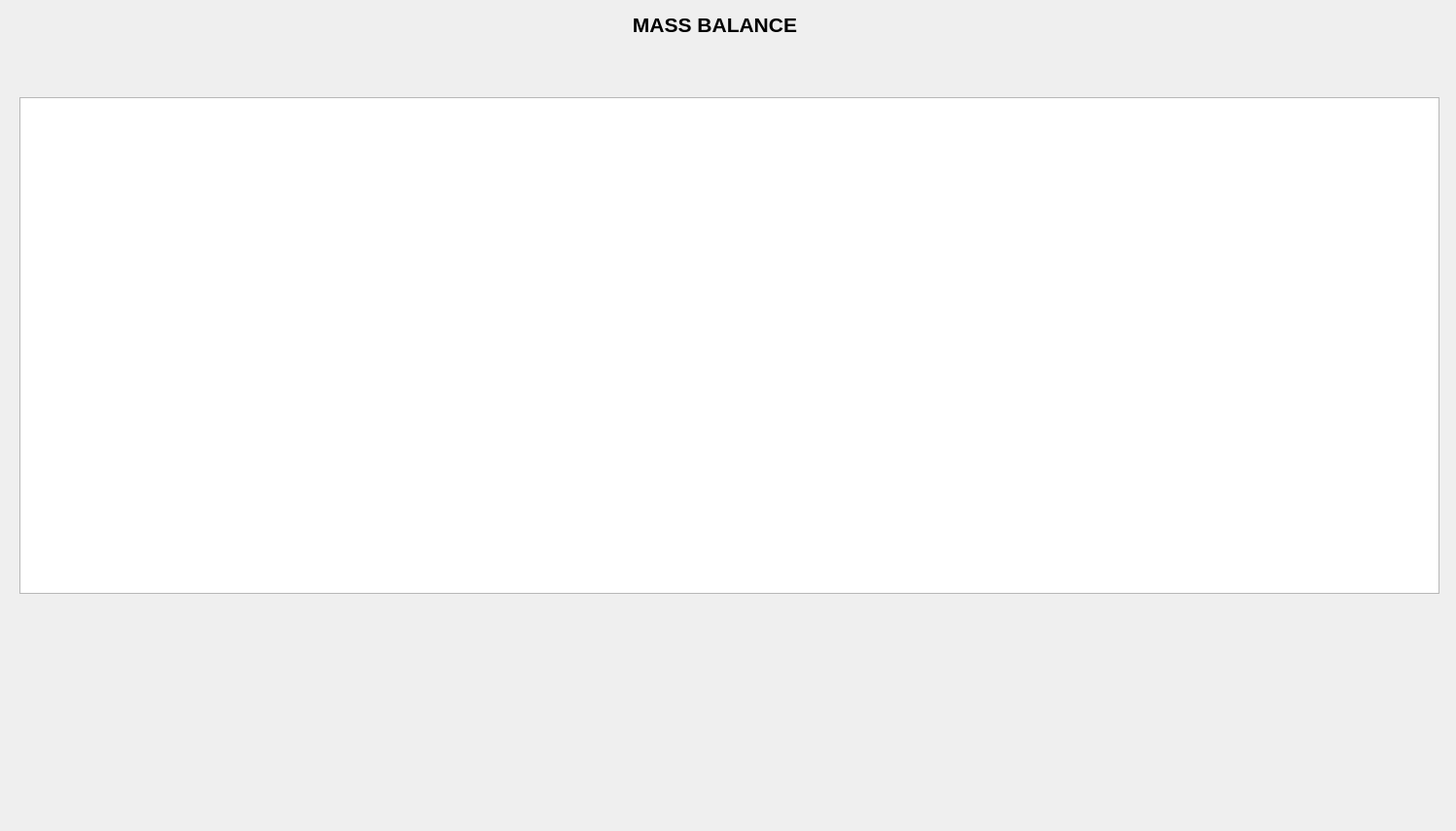
<?xml version="1.0" encoding="UTF-8"?>
<ui version="4.0">
 <class>MassBalance</class>
 <widget class="QDialog" name="MassBalance">
  <property name="geometry">
   <rect>
    <x>0</x>
    <y>0</y>
    <width>1498</width>
    <height>855</height>
   </rect>
  </property>
  <property name="sizePolicy">
   <sizepolicy hsizetype="Maximum" vsizetype="Maximum">
    <horstretch>0</horstretch>
    <verstretch>0</verstretch>
   </sizepolicy>
  </property>
  <property name="windowTitle">
   <string>Dialog</string>
  </property>
  <widget class="QLabel" name="label_22">
   <property name="geometry">
    <rect>
     <x>450</x>
     <y>10</y>
     <width>571</width>
     <height>31</height>
    </rect>
   </property>
   <property name="sizePolicy">
    <sizepolicy hsizetype="Ignored" vsizetype="Preferred">
     <horstretch>0</horstretch>
     <verstretch>0</verstretch>
    </sizepolicy>
   </property>
   <property name="font">
    <font>
     <pointsize>16</pointsize>
     <weight>75</weight>
     <bold>true</bold>
    </font>
   </property>
   <property name="text">
    <string>MASS BALANCE</string>
   </property>
   <property name="alignment">
    <set>Qt::AlignCenter</set>
   </property>
  </widget>
  <widget class="QLabel" name="lbProject">
   <property name="geometry">
    <rect>
     <x>460</x>
     <y>50</y>
     <width>571</width>
     <height>31</height>
    </rect>
   </property>
   <property name="sizePolicy">
    <sizepolicy hsizetype="Ignored" vsizetype="Preferred">
     <horstretch>0</horstretch>
     <verstretch>0</verstretch>
    </sizepolicy>
   </property>
   <property name="font">
    <font>
     <pointsize>16</pointsize>
     <weight>75</weight>
     <bold>true</bold>
    </font>
   </property>
   <property name="text">
    <string/>
   </property>
   <property name="alignment">
    <set>Qt::AlignCenter</set>
   </property>
  </widget>
  <widget class="QTableView" name="tableView">
   <property name="geometry">
    <rect>
     <x>20</x>
     <y>100</y>
     <width>1461</width>
     <height>511</height>
    </rect>
   </property>
  </widget>
 </widget>
 <resources/>
 <connections/>
</ui>
